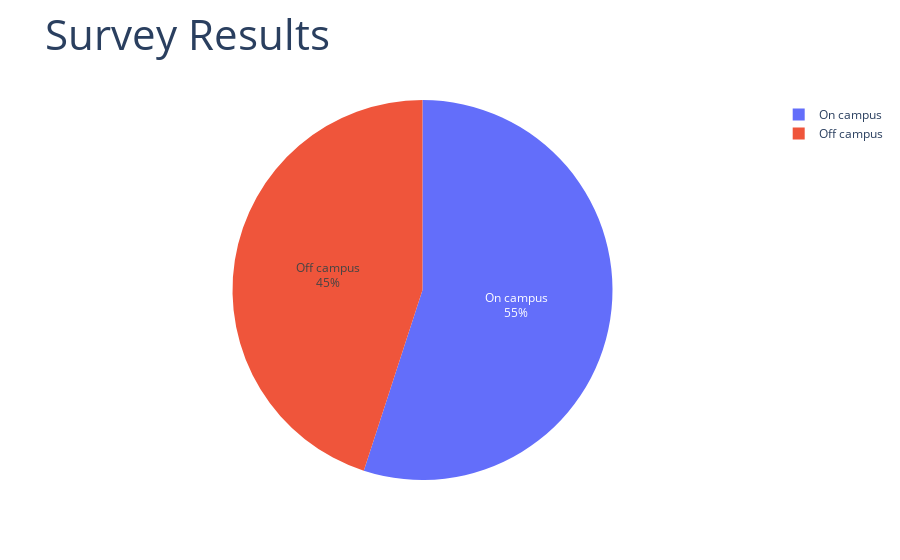

The notebook cell this image was saved under:
### Code cell
fig = px.pie(df,
             names='Where do you live?',
             title='Survey Results'
            )

fig.update_traces(
            textposition ='inside',
            textinfo ='percent+label'
            )

fig.update_layout(
            title_font_size = 42
            )

### Figure 1 — Plotly figure (JSON) as saved in the notebook; plotly's stock layout.template omitted (floating-point values rounded to 4 significant figures)
{"data": [{"domain": {"x": [0, 1], "y": [0, 1]}, "hovertemplate": "Where do you live?=%{label}<extra></extra>", "labels": ["On campus", "Off campus", "On campus", "Off campus", "On campus", "On campus", "On campus", "Off campus", "On campus", "Off campus", "On campus", "Off campus", "On campus", "Off campus", "Off campus", "On campus", "Off campus", "On campus", "Off campus", "On campus"], "legendgroup": "", "name": "", "showlegend": true, "textinfo": "percent+label", "textposition": "inside", "type": "pie"}], "layout": {"autosize": true, "legend": {"tracegroupgap": 0}, "title": {"font": {"size": 42}, "text": "Survey Results"}}}
